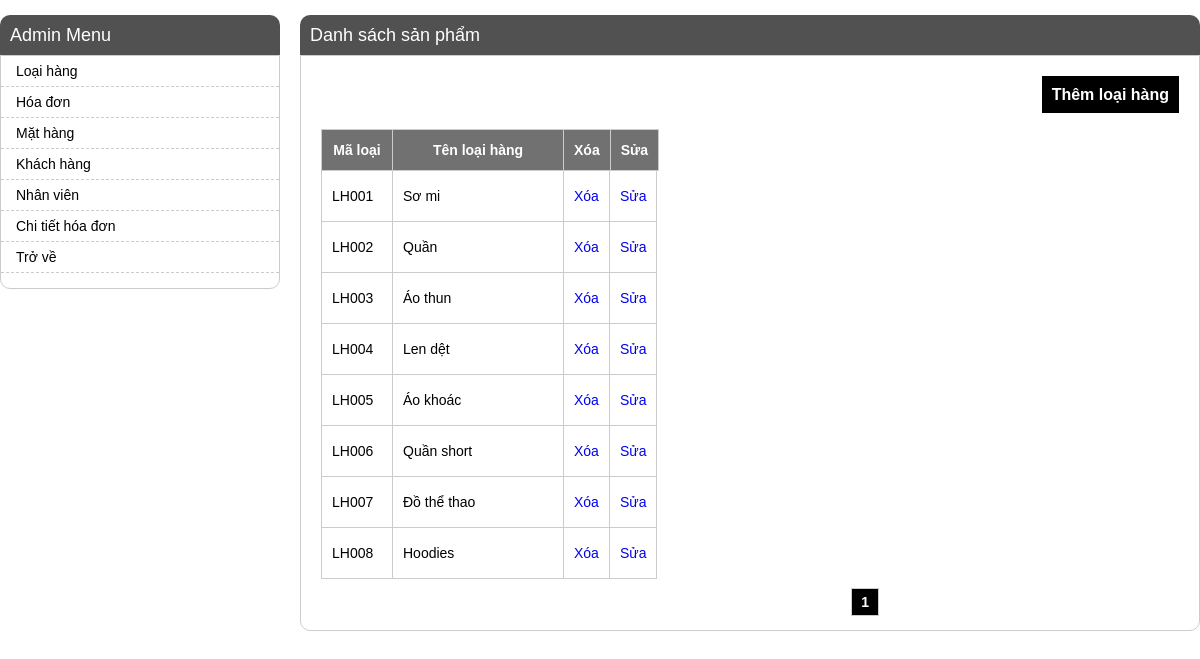
Page /Web/admin/categories/category_listing.php on the committed database.
### tables this page shows
CREATE TABLE `loaihang` (
  `MaLH` varchar(5) NOT NULL,
  `TenLH` varchar(50) NOT NULL
);

### Web/function.php (called while the page is built, shortened)
<?php
abstract class SQL{
    private $user;
    private $username;
    private $password;
    private $db_name;
    private $connect;
    function __construct($user="",$username="",$password="",$db_name)
    {
        $this->user = $user;
        $this->username = $username;
        $this->password = $password;
        $this->db_name = $db_name;
    }
    public function connectDB(){
        return $this->connect = new mysqli($this->user,$this->username,$this->password,$this->db_name);
    }
    function queryDB($str_query = ""){
        return mysqli_query($this->connect,$str_query);
    }
}
$ql_quanaonam = new ql_quanaonam("localhost","root","","ql_quanaonam");
?>

### Web/admin/categories/category_listing.php (the view, shortened to what this page needs)
<?php
include_once('../admin_header/admin_header.php');
include_once('../../function.php');
    $ql_quanaonam->connectDB();
    $ql_quanaonam->getConnect()->select_db("ql_quanaonam");
    $item_per_page = (!empty($_GET['per_page'])) ? $_GET['per_page'] : 10;
    $current_page = (!empty($_GET['page'])) ? $_GET['page'] : 1;
    $offset = ($current_page - 1) * $item_per_page;
    $categories = $ql_quanaonam->queryDB("SELECT *  FROM loaihang ORDER BY 'MaLH' DESC LIMIT " . $item_per_page . " OFFSET " . $offset);
?>
    <div class="main-content">
        <h1>Danh sách sản phẩm</h1>
        <div class="categories">
            <div class="buttons">
                <a href="categories_adding.php">Thêm loại hàng</a>
            </div>
            <ul>
                <li class="categories-heading">
                    <div class="categories-prop categories-name">Mã loại hàng</div>
                    <div class="categories-prop categories-name2">Tên loại hàng</div>
                    <div class="categories-prop categories-button">
                        Xóa
                    </div>
                    <div class="categories-prop categories-button">
                        Sửa
                    </div>
                </li>
                <?php
                while ($row = mysqli_fetch_array($categories)) {
                    ?>
                    <li>
                        <div class="categories-prop categories-name"><?= $row['MaLH'] ?></div>
                        <div class="categories-prop categories-name2"><?= $row['TenLH'] ?></div>
                        <div class="categories-prop categories-button">
                            <a href="./categories_deleting.php?MaMH=<?= $row['MaLH'] ?>">Xóa</a>
                        </div>
                        <div class="categories-prop categories-button">
                            <a href="./categories_editing.php?MaMH=<?= $row['MaLH'] ?>">Sửa</a>
                        </div>
                    </li>
                <?php } ?>
            </ul>
            <?php
            include '../pagination.php';
            ?>
        </div>
    </div>

### Web/admin/admin_style.css (style rules this page uses)
body { font-family: arial; padding: 0; margin: 0; font-size: 14px; }
h1 { text-align: center; }
.buttons { text-align: right; font-weight: bold; font-size: 16px; margin-bottom: 15px; line-height: 38px; }
.buttons a { color: #FFF; padding: 10px; background: #000; }
a { text-decoration: none; }
.main-content { float: left; width: 900px; margin-left: 20px; }
.main-content h1 { margin: 0; text-align: left; background: #525151; color: #fff; font-size: 18px; font-weight: normal; line-height: 40px; border-radius: 10px 10px 0 0; padding: 0 10px; }
.categories { padding: 20px; border: 1px solid #ccc; border-radius: 0 0 10px 10px; }
.categories ul { padding: 0; margin: 0; }
.categories ul li { list-style: none; width: max-content; border: 1px solid #ccc; border-top: 0; border-left: 0; }
.categories ul li:first-child { border-top: 1px solid #ccc; width: max-content; }
.categories-prop { float: left; border-left: 1px solid #ccc; line-height: 50px; padding: 0 10px; }
.categories-heading { text-align: center; font-weight: bold; }
.categories-heading .categories-prop { height: 40px; line-height: 40px; background: #717171; color: #FFF; }
.categories-name { padding-left: 10px; border-right: 0; float: left; width: 50px; }
.categories-name2 { padding-left: 10px; border-right: 0; float: left; width: 150px; }

### rows in the picture
loaihang: MaLH "LH001", TenLH "Sơ mi"
loaihang: MaLH "LH002", TenLH "Quần"
loaihang: MaLH "LH003", TenLH "Áo thun"
loaihang: MaLH "LH004", TenLH "Len dệt"
loaihang: MaLH "LH005", TenLH "Áo khoác"
loaihang: MaLH "LH006", TenLH "Quần short"
loaihang: MaLH "LH007", TenLH "Đồ thể thao"
loaihang: MaLH "LH008", TenLH "Hoodies"
